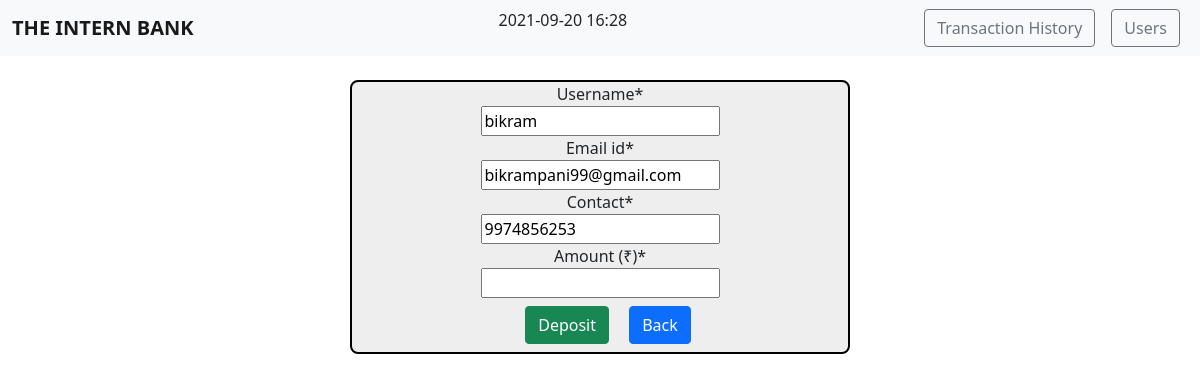
Screenshot of /deposit/1/ with the database file from the repository.
### bank/models.py (models this page shows, shortened)
class users(models.Model):
    username = models.CharField(max_length=30)
    email_id = models.EmailField()
    contact = models.IntegerField()
    balance = models.IntegerField()

### bank/views.py (the view)
# urls.py: path("deposit/<int:id>/", views.DepositPage, name="Deposit"),
def DepositPage(request,id):
    if request.method == "POST":
        pi = users.objects.get(pk = id)
        fm = ActionForm(request.POST, instance = pi)
        if fm.is_valid():
            unm = fm.cleaned_data['username']
            eid = fm.cleaned_data['email_id']
            cnt = fm.cleaned_data['contact']
            amt = fm.cleaned_data['amount']
            reg = Deposit(username=unm, email_id=eid, contact=cnt, amount=amt)
            reg.save()
            act = "Deposit"
            sts = "Success"
            hst = History(username=unm, email_id=eid, contact=cnt, amount=amt, action=act, status=sts)
            hst.save()
            bal = int(amt)
            pi.balance += bal
            pi.save()
            return redirect('Users')
    else:
        pi = users.objects.get(pk = id)
        fm = ActionForm(instance = pi)
    return render(request, 'deposit.html', {"form" : fm})

### bank/forms.py
class ActionForm(forms.ModelForm):
    class Meta:
        model = Deposit
        fields = ["username", "email_id", "contact", "amount"]

### templates/deposit.html (shortened to what this page needs)
{% extends 'base.html' %}
{% block body %}
<div class="container1 text-center my-4 mx-150" style="max-width: 500px; margin: auto; border: 2px solid black; border-radius: 8px; background-color: rgb(238, 238, 238);">
    {% load crispy_forms_tags %}
    <form action="" method="POST">
        {{ form|crispy }}
        <input type="submit" class="btn btn-success my-2 mx-3" value="Deposit">
        <a href="{% url 'Users' %}" class="btn btn-primary">Back</a>
    </form>
</div>
{% endblock body %}

### rows the page displays
users: username "bikram", email_id "bikrampani99@gmail.com", contact "9974856253"
